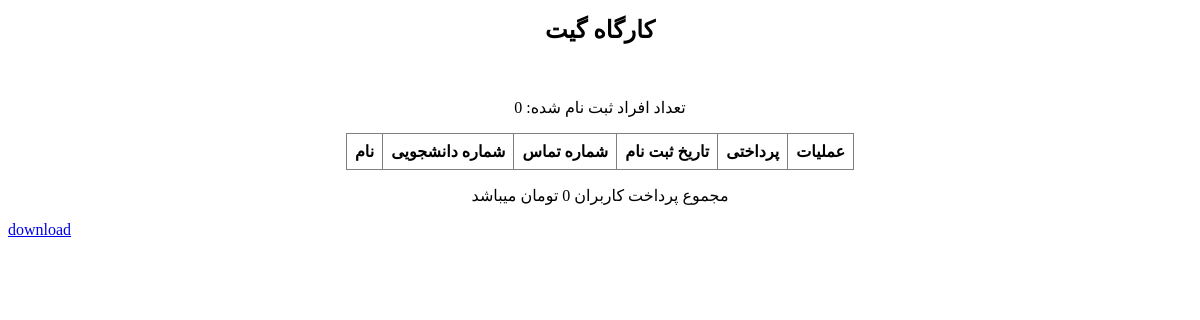
Page /manage/event/4 (signed in) on the earlier database version.
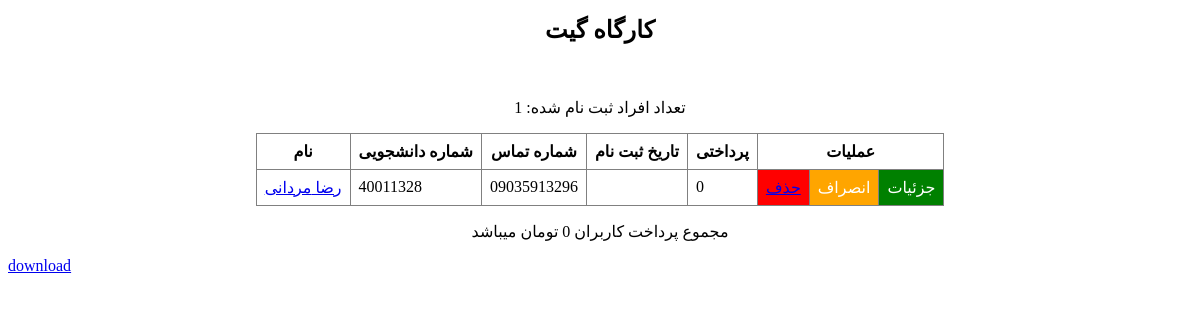
Same page on the later database version.
### events_module/models.py (models this page shows, shortened)
class Participant(models.Model):
    user = models.ForeignKey(User, on_delete=models.CASCADE, verbose_name="شرکت کننده")
    event = models.ForeignKey(Event, on_delete=models.CASCADE, verbose_name="سمینار")
    date = jmodels.jDateTimeField(auto_now_add=True, verbose_name="تاریخ ثبت نام")
    status = models.BooleanField(default=False, verbose_name="وضعیت")
    total = models.IntegerField(default=0, verbose_name="هزینه کل")
    class Meta:
        verbose_name = "شرکت کننده"
        verbose_name_plural = "شرکت کنندگان"

### accounts_module/models.py (models this page shows, shortened)
class User(AbstractUser):
    student_code = models.CharField(max_length=255, unique=True, null=True, verbose_name="شماره دانشجویی")
    phone_number = models.CharField(max_length=11, unique=True, null=True, verbose_name="شماره تلفن")
    entering_year = models.CharField(max_length=4, null=True, verbose_name="سال ورود")
    field_of_study = models.ForeignKey(Field, on_delete=models.CASCADE, null=True, verbose_name="رشته تحصیلی")
    class Meta:
        verbose_name = "کاربر"
        verbose_name_plural = "کاربران"

### manage_module/views.py (the view)
# urls.py: path('event/<pk>', views.ShowEventsInfo.as_view(), name='show_event'),
class ShowEventsInfo(View):
    def get(self, request, pk):
        if request.user.is_authenticated:
            if request.user.is_superuser:
                event = Event.objects.get(id=pk)
                users = Participant.objects.filter(event_id=pk).all()
                amount = 0
                for user in users:
                    if user.total > 0:
                        amount += user.total
                    else:
                        ...
                return render(request, 'show_event_info.html', context={
                    'event': event,
                    'users': users,
                    'count': users.count(),
                    'amount': amount
                })
        return HttpResponse("ظاهرا گم شدید")

### manage_module/templates/show_event_info.html
{% load jformat %}
<h2 align="center" style="margin-top: 1rem">{{ event.title }}</h2><br>
<p align="center">تعداد افراد ثبت نام شده: {{ count }}</p>
<table align="center" border="1" cellpadding="8" style="border-collapse: collapse">
    <tr>
        <th>نام</th>
        <th>شماره دانشجویی</th>
        <th>شماره تماس</th>
        <th>تاریخ ثبت نام</th>
        <th>پرداختی</th>
        <th colspan="3">عملیات</th>
    </tr>
    {% for user in users %}
    <tr>
            <td>
                <a style="direction:rtl;"
                   href="{% url 'manage:user' user.user.id %}">{{ user.user.first_name }} {{ user.user.last_name }}</a>
            </td>
            <td>{{ user.user.student_code }}</td>
            <td>{{ user.user.phone_number }}</td>
            <td>{{ user.date|jformat:"%Y/%m/%d - %H:%M" }}</td>
            <td>{{ user.total }}</td>
    <td bgcolor="red" style="color: white"><a href="{% url 'manage:cancel_event' event.id user.user.id %}">حذف</a></td>
    <td bgcolor="orange" style="color: white">انصراف</td>
    <td bgcolor="green" style="color: white">جزئیات</td>
    </tr>
     {% endfor %}
</table>
<p align="center" style="margin-top: 1rem">مجموع پرداخت کاربران {{ amount }} تومان میباشد</p>
<a href="{% url 'manage:download_event' event.id %}">download</a>

Differences in the rows shown:
added Participant: user.first_name "رضا", user.last_name "مردانی", user.student_code "40011328", user.phone_number "09035913296", total "0"
Other differences:
{{ count }}: "0" → "1"
